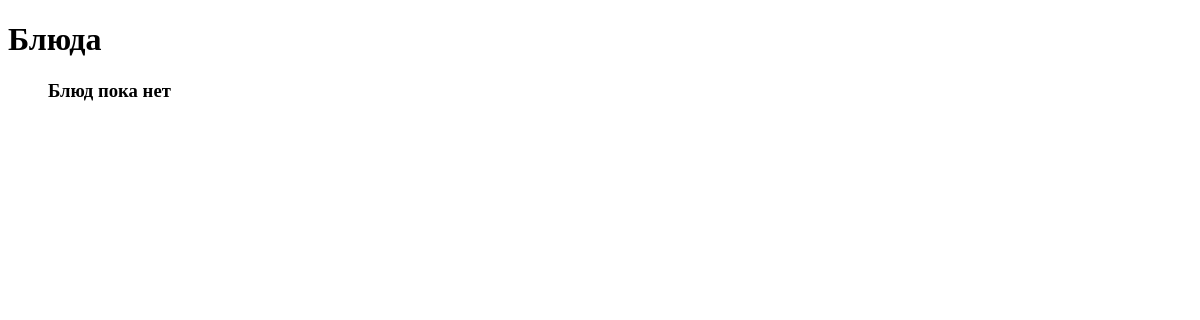
The app's page /restauraunt/menu/, older data.
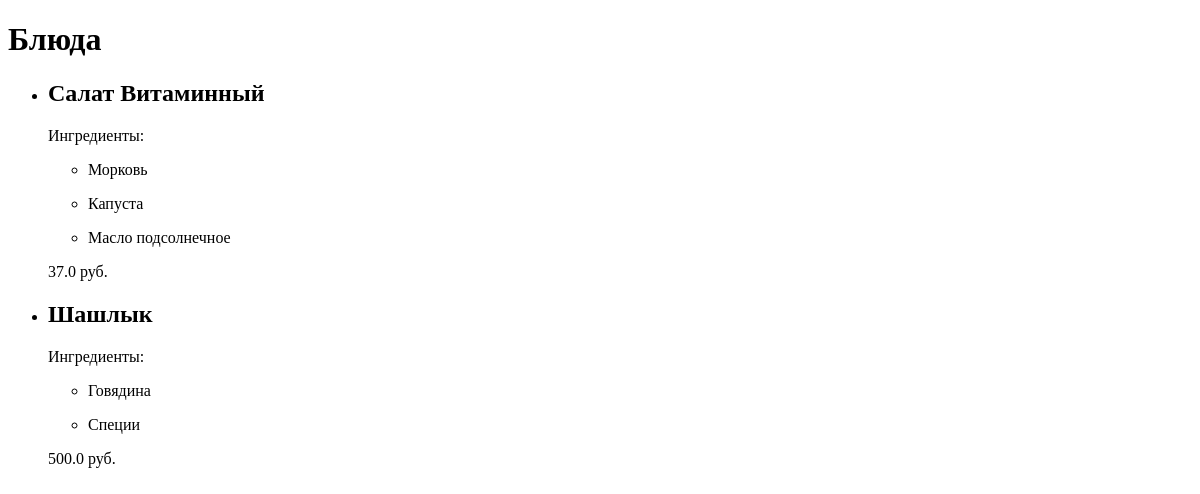
The same page, newer data.
### app_meal/models.py (models this page shows, shortened)
class Meal(models.Model):
    name = models.CharField(max_length=20, unique=True, verbose_name='название блюда')
    price = models.FloatField(verbose_name='цена блюда')
    ingredient = models.ManyToManyField(Ingredient, verbose_name='ингредиенты',
                                        related_name='meals')
    class Meta:
        db_table = 'meal'
        verbose_name = 'блюдо'
        verbose_name_plural = 'блюда'

class Ingredient(models.Model):
    name = models.CharField(max_length=20, unique=True, verbose_name='название ингредиента')
    ingredient_amount = models.FloatField(verbose_name='грамм')
    class Meta:
        db_table = 'ingredient'
        verbose_name = 'ингредиент'
        verbose_name_plural = 'ингредиенты'

### app_meal/views.py (the view)
# urls.py: path('menu/', menu, name='menu')
def menu(request, *args, **kwargs):
    if request.method == 'GET':
        meals = Meal.objects.prefetch_related('ingredient').all()
        return render(request, 'app_meal/index.html', context={'meals': meals})

### app_meal/templates/app_meal/index.html (shortened to what this page needs)
<!DOCTYPE html>
<html lang="en">
<head>
</head>
<body>
    <h1>Блюда</h1>
    <ul>
        {% for meal in meals %}
            <li>
                <h2>{{meal.name}}</h2>
                <p>Ингредиенты: </p>
                <ul>
                    {% for ingredient in meal.ingredient.all %}
                    <li>
                        <p>{{ingredient.name}}</p>
                    </li>
                {% endfor %}
                </ul>
                <p>{{meal.price}} руб.</p>
            </li>
        {% empty %}
        <h3>Блюд пока нет</h3>
        {% endfor %}
    </ul>
</body>
</html>

Row changes from the older to the newer data that the page shows:
added Meal: name "Салат Витаминный", price "37.0"
added Ingredient: name "Морковь", shown under "Салат Витаминный"
added Ingredient: name "Капуста", shown under "Салат Витаминный"
added Ingredient: name "Масло подсолнечное", shown under "Салат Витаминный"
added Meal: name "Шашлык", price "500.0"
added Ingredient: name "Говядина", shown under "Шашлык"
added Ingredient: name "Специи", shown under "Шашлык"
Text that changed along with them:
text no longer shown: "Блюд пока нет"
